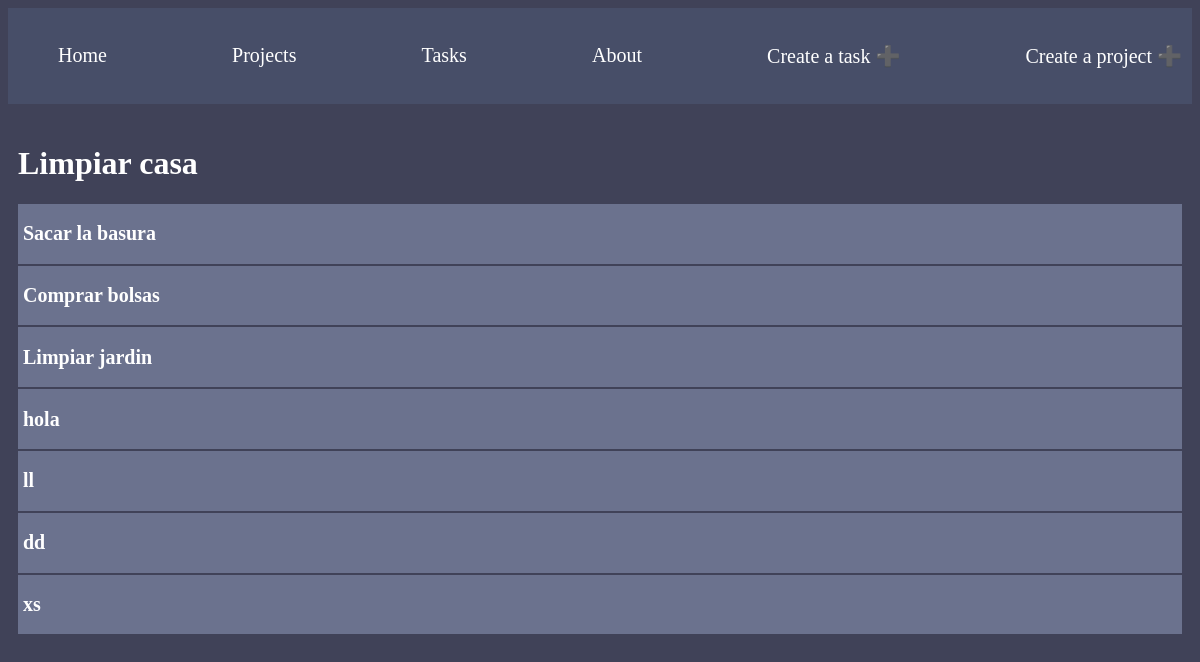
/projects/1, run on the app's committed database.
### myapp/models.py (models this page shows, shortened)
class Project(models.Model):
    name = models.CharField(max_length=200)
    def __str__(self):
        return self.name

class Task(models.Model):
    title = models.CharField(max_length=200)
    description = models.TextField()
    project = models.ForeignKey(Project, on_delete=models.CASCADE)
    done = models.BooleanField(default=False)

### myapp/views.py (the view)
# urls.py: path('projects/<int:id>', views.project_detail, name="project_detail"),
def project_detail(request, id):
    try:
        project = Project.objects.get(id=id)
        tasks = Task.objects.filter(project_id=id)
    except:
        raise Http404("Project not found")
    return render(request, 'projects/detail.html', {
        'project': project,
        'tasks': tasks
    })

### myapp/templates/projects/detail.html
{% extends 'layouts/base.html' %}
{% block content %}
<h1>{{ project }}</h1>
    {%  for task in tasks %}
        <div class="card">
            <h1>{{ task.title }}</h1>
        </div>
    {% endfor %}
{% endblock %}

### myapp/static/styles/main.css (style rules this page uses)
body { background-color: #404258; color:white; }
.card { background: #6B728E; padding:5px; margin-bottom: 2px; font-size:10px }

### data on the page
Project: name "Limpiar casa"
Task: title "Sacar la basura"
Task: title "Comprar bolsas"
Task: title "Limpiar jardin"
Task: title "hola"
Task: title "ll"
Task: title "dd"
Task: title "xs"
